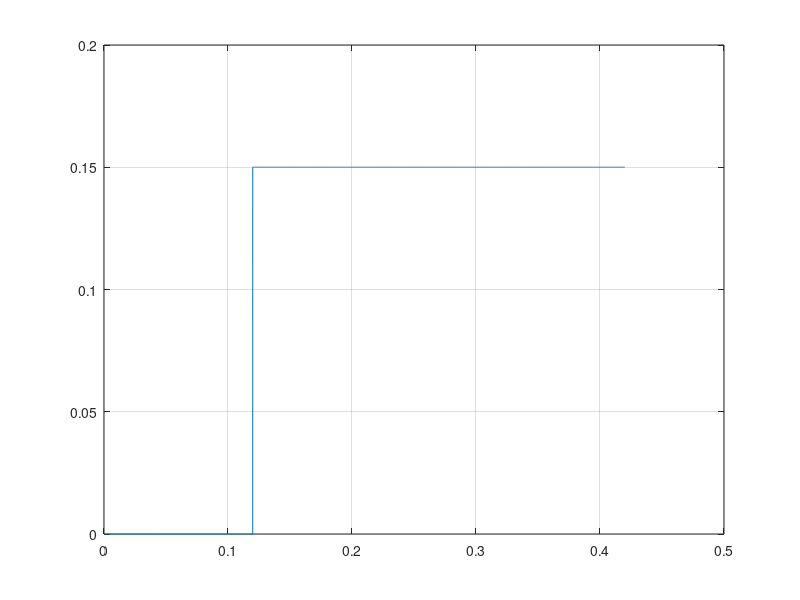

Write the MATLAB code that produced this figure. (Note: this script raises an error after producing the figure.)
clear, clc

Ts = 40e-6;
dry_run = false;
saveon = true;

step_amp = 0.15;
step_start_idx = 3000;
step_end_idx = 10500;
u = zeros(step_end_idx, 1);
u(step_start_idx) = step_amp;
u_vec = cumsum(u);

t_vec = (0:length(u_vec)-1)'*Ts;
figure(1); clf
plot(t_vec, u_vec);
grid on


dry_run = false;
reset_piezo('t1', 15, 't_final', 25, 'umax', 9, 'k1', 0.55,...
  'verbose', true, 'dry_run', dry_run)

if ~dry_run
  clear vi;
  vipath_reset = 'C:\Users\arnold\Documents\MATLAB\afm_mpc_journal\labview\reset_piezo.vi';
      [e, vi] = setupVI(vipath_reset, 'Abort', 0,...
    'umax', 9, 'TsTicks', 1600, 'u_in', u_vec);
  vi.Run;
  stage_dat = vi.GetControlValue('stage_data_out');

  u_exp = stage_dat(:,1);
  y_exp = stage_dat(:,2); % - dat(1,2);
  t_exp = (0:length(u_exp)-1)'*Ts;

  figure(201); clf
  hold on, grid on
  plot(t_exp, u_exp)
  plot(t_exp, y_exp - y_exp(1))
  
  if saveon
    driftData.t_exp = t_exp;
    driftData.u_exp = u_exp;
    driftData.y_exp = y_exp;
    % save(fullfile(PATHS.sysid, 'hysteresis','driftID_data_06-05-2018_01_amp_1p0.mat'), 'driftData')
    save(fullfile(PATHS.sysid, 'hysteresis','driftID_data_09-10-2018_01_amp_0p15.mat'), 'driftData')
  end
end


ms = 1e3;








